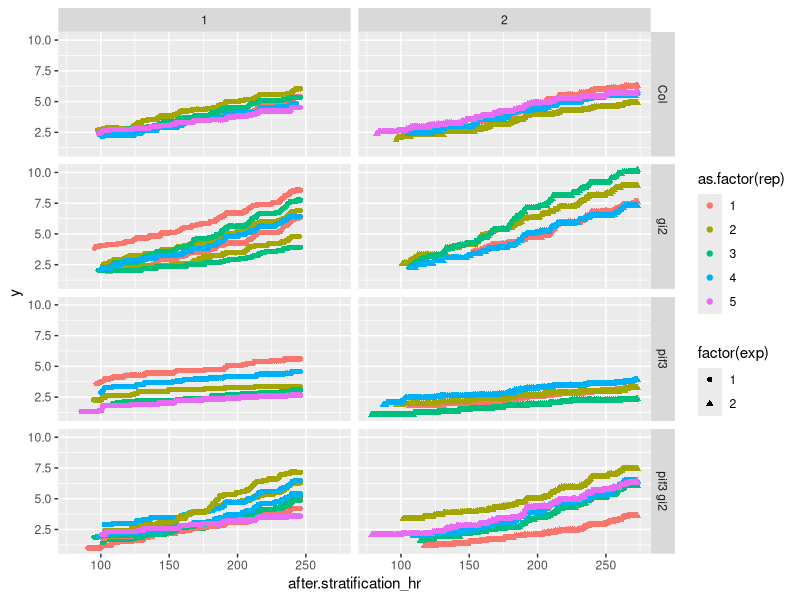

R code for this plot: (Note: this script raises an error after producing the figure.)
## ---- chunk 1
library(ggplot2)
library(dplyr)
# functions used in this script
## vlookup
#Vlookup in R (https://gist.github.com/jnmaloof/7367450)
#Version 0.3 November 12, 2013
#Return senesical results if return column is a factor
#Version 0.2 November 11, 2013
#Require first column of table to be numeric if range lookup is being done
#Change defaults to larger=FALSE
#Julin Maloof
vlookup <- function(ref, #the value or values that you want to look for
                    table, #the table where you want to look for it; will look in first column
                    column, #the column that you want the return data to come from,
                    range=FALSE, #if there is not an exact match, return the closest?
                    larger=FALSE) #if doing a range lookup, should the smaller or larger key be used?)
{
  if(!is.numeric(column) & !column %in% colnames(table)) {
    stop(paste("can't find column",column,"in table"))
  }
  if(range) {
    if(!is.numeric(table[,1])) {
      stop(paste("The first column of table must be numeric when using range lookup"))
    }
    table <- table[order(table[,1]),] 
    index <- findInterval(ref,table[,1])
    if(larger) {
      index <- ifelse(ref %in% table[,1],index,index+1)
    }
    output <- table[index,column]
    output[!index <= dim(table)[1]] <- NA
    
  } else {
    output <- table[match(ref,table[,1]),column]
    output[!ref %in% table[,1]] <- NA #not needed?
  }
  dim(output) <- dim(ref)
  output
}
## ---- chunk 2
# setup working directory
if(Sys.info()["user"]=="nozue") {
  homedir<-"/Volumes/Data6/data_JM4/2016pifgi2_timelapse"
} # customize homedir
if(Sys.info()["user"]=="jmaloof") {
  homedir<-"~/git/Marian_pif3gi2_timelapse/"
} # customize homedir
setwd(homedir)
# 
# reading file time stamp
## This file was created in MSDOS (Celia cam computer) by "dir" command
filetime<-read.table("2016pif3gi2filetime.txt",skip=7,nrows=869)
head(filetime)
tail(filetime)

# reading file name used in exp1
exp1.filename<-read.table("exp1.file.txt",skip=1)
# add 336 to 1 (frmae number in exp1 avi )
exp1.filename$frame<-1:nrow(exp1.filename)
# reading file name used in exp2
exp2.filename<-read.table("exp2.file.txt",nrow=533) # skip the last line "exp2.file.txt"
#exp2.filename$frame<-1:nrow(exp2.filename) # is this true? no 
exp2.filename$frame<- c(((533-309)+1):533, (310-309):(533-309))# is this true? OK. Probably I should fix it becasue this is dirty. (100316)

# reading hypocotyl length data
hyp.data<-read.csv("Marian_gi2pif3_hyp_data.csv")
# need to clean up data (no duplicate)
hyp.data$id<-paste(sub("(2016pif3gi2exp)(1A_|1B_|2A_|2B_)(pif3gi2|pif3|gi2|Col)(.avi:)([[:digit:]]+)([[:print:]]+)","\\1\\2\\3\\4\\5",hyp.data$label),hyp.data$rep,sep="_")
hyp.data[duplicated(hyp.data$id),] # OK
# change pixel into mm
scale<- 95/1220.3213 # 95 mm is 1220.3213 pixel
hyp.data$mm<-hyp.data$pixel * scale


# merge time stamp data and hyp.data
## extract avi movie frame name
hyp.data$frame<-as.integer(sub("(2016pif3gi2exp)(1A_|1B_|2A_|2B_)(pif3gi2|pif3|gi2|Col)(.avi:)([[:digit:]]+)([[:print:]]+)","\\5",hyp.data$label)) 

# obtaining file date/time (exp1)
hyp.data[hyp.data$exp==1,"file"]<-as.character(vlookup(hyp.data[hyp.data$exp==1,"frame"],exp1.filename[,2:1],2))
str(hyp.data)
# obtaining file date/time (exp2)
hyp.data[hyp.data$exp==2,"file"]<-as.character(vlookup(hyp.data[hyp.data$exp==2,"frame"],exp2.filename[,2:1],2))
## obtain file date/time stamp (exp1 and exp2)
hyp.data$date<-vlookup(hyp.data$file,filetime[,c("V4","V1")],2)
hyp.data$time<-vlookup(hyp.data$file,filetime[,c("V4","V2")],2)
## converted to "POSIXlt" (see ?strptime)
hyp.data$date.time<-strptime(paste(hyp.data$date,hyp.data$time,sep="/"),"%m/%d/%Y/%H:%M")

## June 27 is day3 after stratification (start day for exp1 is 
exp1.start.date.time<-strptime("6/24/2016/7:00","%m/%d/%Y/%H:%M") # start date time for exp1
exp2.start.date.time<-strptime("7/1/2016/7:00","%m/%d/%Y/%H:%M") # start date time for exp2

## day-night cycle (7:00 - 15:00 is day)
# calculate hours after stratification 
# cf. hyp.data$date.time - start.date.time gave me units="days"
# for exp1
hyp.data[hyp.data$exp==1,"after.stratification_hr"]<-
  as.numeric(gsub(" hours","",difftime(hyp.data[hyp.data$exp==1,"date.time"],exp1.start.date.time,units="hours"))) # see more in ?difftime
# for exp2
hyp.data[hyp.data$exp==2,"after.stratification_hr"]<-
  as.numeric(gsub(" hours","",difftime(hyp.data[hyp.data$exp==2,"date.time"],exp2.start.date.time,units="hours"))) # see more in ?difftime
# 
str(hyp.data)
head(hyp.data)
summary(hyp.data)

## ---- chunk 3
# from Julin's scripts "TLsmoothMND MAR.R"
calcRate <- function(x) { #no running average
  x <- x[order(x$after.stratification_hr),] 
  x$rate <- NA
  for (i in 2:nrow(x)) {
    x$rate[i] <- (x$y[i]-x$y[i-1]) / (x$after.stratification_hr[i] -x$after.stratification_hr[i-1])
  }
  x
} 

names(hyp.data)<-sub("mm","y",names(hyp.data))
hyp.data$sample<-with(hyp.data,paste(exp,plate,genotype,rep,sep="_")) 
rate.list <- by(hyp.data,hyp.data$sample,calcRate) 
tl.rates <- rate.list[[1]]              #need to recompile the list of dataframes into one dataframe.  this will hold it

for (i in 2:length(rate.list)) tl.rates <- rbind(tl.rates,rate.list[[i]]) #merge into one frame

tl.rates3<-tl.rates[!is.na(tl.rates$rate),]
## ---- chunk 4
samples <- unique(hyp.data$sample)
genotypes <- as.character(unique(hyp.data$genotype))
sample.numbers <- sapply(genotypes,function(g) {
  sum(grepl(g,samples))
})
sample.numbers
## ---- chunk 5
# plot (height version)
p.height<-ggplot(hyp.data,aes(x=after.stratification_hr,y=y,color=as.factor(rep),shape=factor(exp))) + geom_point()+facet_grid(genotype~exp)
p.height

## ---- chunk 6

labels <- c("Col"="col0", "gi2"="gi-2", "pif3"="pif3-1", "pif3 gi2" = "gi2;pif3-1")
colors <- c("Col"="black", "gi2"="orange", "pif3"="yellow", "pif3 gi2" = "green")


night <- seq(8,max(tl.rates$after.stratification_hr),24)
day <- seq(24,max(tl.rates$after.stratification_hr),24)
if (length(night)>length(day)) day <- c(day,max(tl.rates$after.stratification_hr))
bottom <- rep(-0.02,length(night))
top <- rep(0.11,length(night)) # for mm

#data frame to hold coordinates for nighttime rectangles
rectangles <- data.frame(night,day,top,bottom,rate=0,after.stratification_hr=0)
rm(night,day,top,bottom)

p.growthrate<- ggplot(data=tl.rates3,aes(y=rate,x=after.stratification_hr))  
p.growthrate <- p.growthrate + facet_grid(genotype~., labeller = labeller(genotype=labels))
p.growthrate <- p.growthrate + geom_rect(data=rectangles,mapping=aes(xmin=night,xmax=day,ymin=bottom,ymax=top),fill="grey80")
p.growthrate <- p.growthrate + geom_smooth(aes(color=genotype),stat="smooth",fill="grey20",method="loess",span=.1,n=200) # needs to play with span and n
p.growthrate <- p.growthrate + theme(panel.background = element_rect(fill = "white")) + 
  labs(x="Time (h)",y="growth rate (mm/hr)")
p.growthrate <- p.growthrate + coord_cartesian(xlim=100:max(tl.rates3$after.stratification_hr)) # + coord_cartesian(ylim=c(-0.001,0.005))
p.growthrate + scale_color_manual(values = colors, guide=FALSE)

ggsave(p.growthrate,file="Maria_pif3gi2_timelapse_v2.png",width=4,height=3) 
# Time (h): time after stratification (hr) (cf. Nozue (2007) use "zero indicates dawn of the fourth day")
#
## ---- chunk 7

p.growthrate<- ggplot(data=tl.rates3[grepl("gi2",tl.rates3$genotype),],aes(y=rate,x=after.stratification_hr)  )
p.growthrate <- p.growthrate +
  geom_rect(data=rectangles,mapping=aes(xmin=night,xmax=day,ymin=bottom,ymax=top),fill="grey80")
p.growthrate <- p.growthrate +
  geom_smooth(mapping=aes(color=genotype),
              stat="smooth",
              fill="grey20",
              method="loess",span=.1,n=200, se = FALSE) # need to play with span and n
p.growthrate <- p.growthrate + theme(
  axis.text.x=element_text(size=18),
  #axis.ticks = element_blank(),
  panel.background = element_rect(fill = "white")) + 
  labs(x="Time (h)",y="growth rate (mm/hr)")
p.growthrate <- p.growthrate + xlim(72,max(tl.rates3$after.stratification_hr))
#p.growthrate <- p.growthrate + coord_cartesian(ylim=c(-0.001,0.005))
p.growthrate
ggsave(p.growthrate,file="Maria_pif3gi3_timelapse_v3.png",dpi=300,width=11,height=8) 
